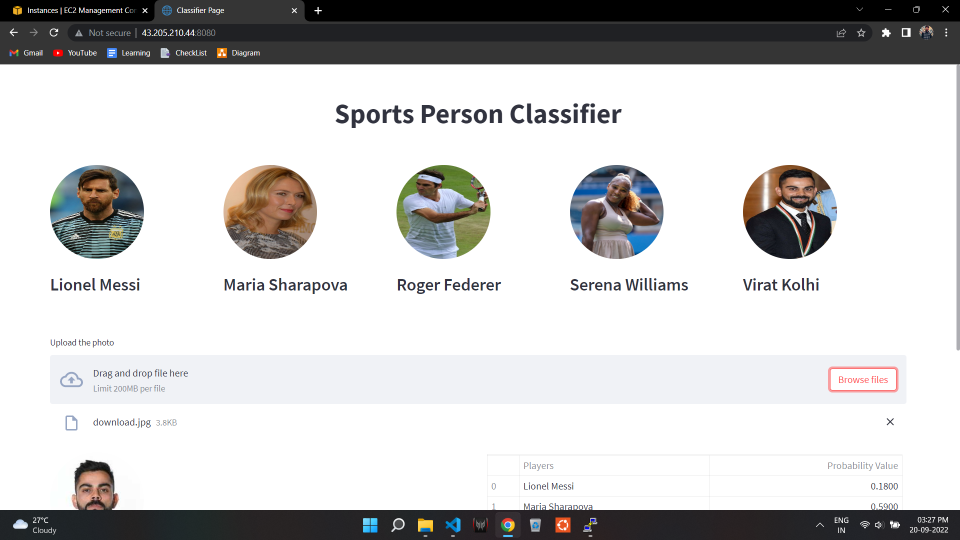
#> input picture Images/1.png, 1920 x 1080 px (shown at 1/2 size); its folder holds only this picture in this run
$ python -i main.py   (imports and definitions only)
#> lines starting #> are read from the running program, lines starting #| are printed output that depends on the picture
#> further down, picture is the input picture: shape (1080, 1920, 3); mean B, G, R 203.3, 203.3, 203.8
import streamlit as st
from PIL import Image
import cv2
import pywt
import numpy as np
import pandas as pd
import pickle

# [4 lines not run here, left out]

# ---- HIDE STREAMLIT STYLE ----
hide_st_style = """
            <style>
            img { height : 150px; width : 150px; border-radius : 50%;}
            #MainMenu {visibility: hidden;}
            footer {visibility: hidden;}
            header {visibility: hidden;}
            button[title="View fullscreen"] {visibility: hidden;}
            .css-18e3th9 {
                    padding-top: 0rem;
                    padding-bottom: 10rem;
                    padding-left: 5rem;
                    padding-right: 5rem;
                }
            .css-1d391kg {
                    padding-top: 3.5rem;
                    padding-right: 1rem;
                    padding-bottom: 3.5rem;
                    padding-left: 1rem;
                }
            </style>
            """
# [1 line not run here, left out]

def load_image(image_file):
	img = Image.open(image_file).convert('RGB')
	return np.array(img)

def get_cropped_image_if_2_eyes(img):

    face_cascade = cv2.CascadeClassifier('opencv/haarcascades/haarcascade_frontalface_default.xml')
    eye_cascade = cv2.CascadeClassifier('opencv/haarcascades/haarcascade_eye.xml')

    gray = cv2.cvtColor(img, cv2.COLOR_BGR2GRAY)
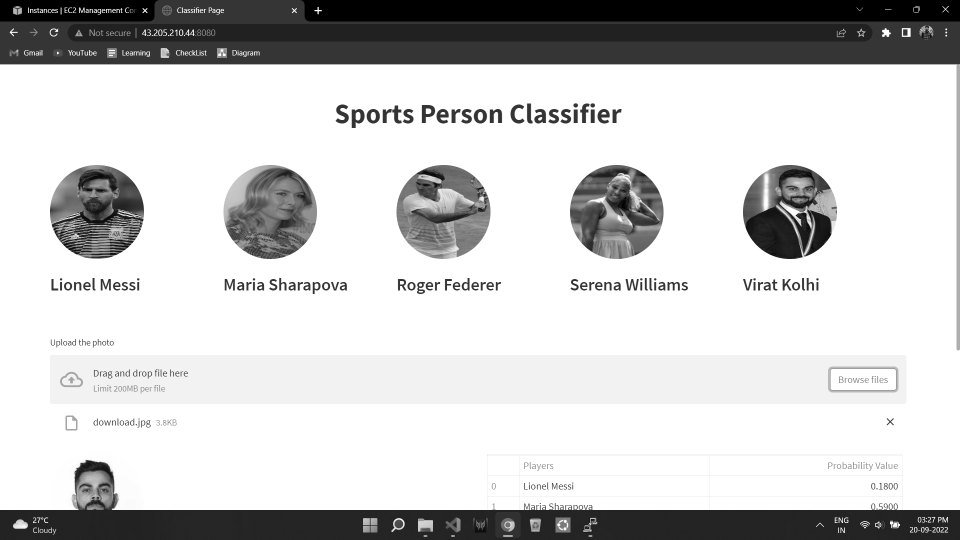
#> gray: shape (1080, 1920) (shown at 1/2 size); min 0, max 255, mean 203.5
    faces = face_cascade.detectMultiScale(gray, 1.3, 5)
#> faces = [[154, 355, 68, 68], [146, 942, 91, 91]]

    for (x,y,w,h) in faces:
        roi_gray = gray[y:y+h, x:x+w]
        roi_color = img[y:y+h, x:x+w]
        eyes = eye_cascade.detectMultiScale(roi_gray)
        if len(eyes) >= 2:
            return roi_color
#> this loop made 2 passes
#> (x, y, w, h, eyes) on pass 2: (146, 942, 91, 91, [[14, 28, 23, 23], [51, 28, 23, 23]])
#> pass 1, in get_cropped_image_if_2_eyes, `roi_gray = gray[y:y+h, x:x+w]`:
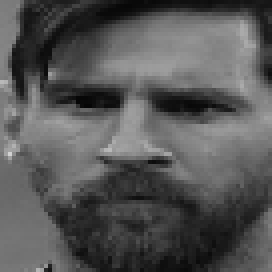
#> roi_gray: shape (68, 68) (shown 4 times larger); min 6, max 210, mean 86.4
#> pass 1, in get_cropped_image_if_2_eyes, `roi_color = img[y:y+h, x:x+w]`:
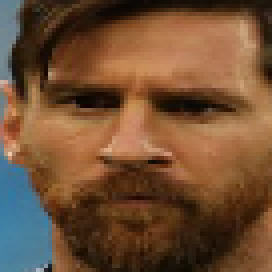
#> roi_color: shape (68, 68, 3) (shown 4 times larger); mean B, G, R 53, 79.3, 113
#> pass 2, in get_cropped_image_if_2_eyes, `roi_gray = gray[y:y+h, x:x+w]`:
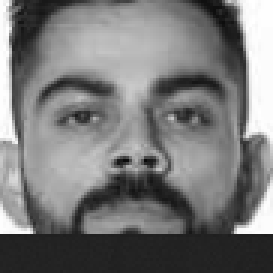
#> roi_gray: shape (91, 91) (shown 3 times larger); min 9, max 255, mean 120.4
#> pass 2, in get_cropped_image_if_2_eyes, `roi_color = img[y:y+h, x:x+w]`:
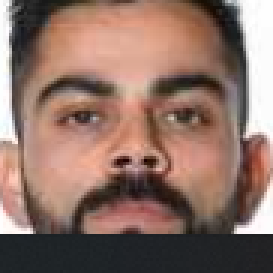
#> roi_color: shape (91, 91, 3) (shown 3 times larger); mean B, G, R 102.5, 113.1, 141.7

def w2d(img, mode='haar', level=1):
    imArray = img
    #Datatype conversions
    #convert to grayscale
    imArray = cv2.cvtColor( imArray,cv2.COLOR_RGB2GRAY )
    #convert to float
    imArray =  np.float32(imArray)
    imArray /= 255;
    # compute coefficients
    coeffs=pywt.wavedec2(imArray, mode, level=level)

    #Process Coefficients
    coeffs_H=list(coeffs)
    coeffs_H[0] *= 0;

    # reconstruction
    imArray_H=pywt.waverec2(coeffs_H, mode);
    imArray_H *= 255;
    imArray_H =  np.uint8(imArray_H)

    return imArray_H

def get_feature(img):
    scalled_raw_img = cv2.resize(img, (32, 32))
    img_har = w2d(img, 'db1', 5)
    scalled_img_har = cv2.resize(img_har, (32, 32))
    combined_img = np.vstack((scalled_raw_img.reshape(32 * 32 * 3, 1), scalled_img_har.reshape(32 * 32, 1)))

    len_image_array = 32*32*3 + 32*32

    final = combined_img.reshape(1,len_image_array).astype(float)
    return final


# [5 lines not run here, left out]

# [1 line that did not run here, left out]
img_dict = {
    'Lionel Messi' :
    'https://upload.wikimedia.org/wikipedia/commons/thumb/c/c1/Lionel_Messi_20180626.jpg/330px-Lionel_Messi_20180626.jpg',
    'Maria Sharapova' :
    'https://upload.wikimedia.org/wikipedia/commons/thumb/0/00/Maria_Sharapova_Australian_Open_Players%27_Party_2015.jpg/330px-Maria_Sharapova_Australian_Open_Players%27_Party_2015.jpg',
    'Roger Federer' :
    'https://upload.wikimedia.org/wikipedia/commons/thumb/b/bd/Federer_WM16_%2837%29_%2828136155830%29.jpg/330px-Federer_WM16_%2837%29_%2828136155830%29.jpg',
    'Serena Williams' :
    'https://upload.wikimedia.org/wikipedia/commons/thumb/9/98/Serena-Smiling-2020.png/375px-Serena-Smiling-2020.png',
    'Virat Kolhi' :
    'https://upload.wikimedia.org/wikipedia/commons/thumb/5/57/Shri_Virat_Kohli_for_Cricket%2C_in_a_glittering_ceremony%2C_at_Rashtrapati_Bhavan%2C_in_New_Delhi_on_September_25%2C_2018_%28cropped%29.JPG/330px-Shri_Virat_Kohli_for_Cricket%2C_in_a_glittering_ceremony%2C_at_Rashtrapati_Bhavan%2C_in_New_Delhi_on_September_25%2C_2018_%28cropped%29.JPG'
}

ans_value = { 0 : 'Lionel Messi', 1 : 'Maria Sharapova', 2 : 'Roger Federer', 3 : 'Serena Williams', 4 : 'Virat Kolhi'}

# [23 lines not run here, left out]

# [1 line that did not run here, left out]

# [21 lines not run here, left out]

>>> import cv2
>>> picture = cv2.imread('../Images/1.png')
>>> result = get_cropped_image_if_2_eyes(picture)

$ run again, on Images/2.png
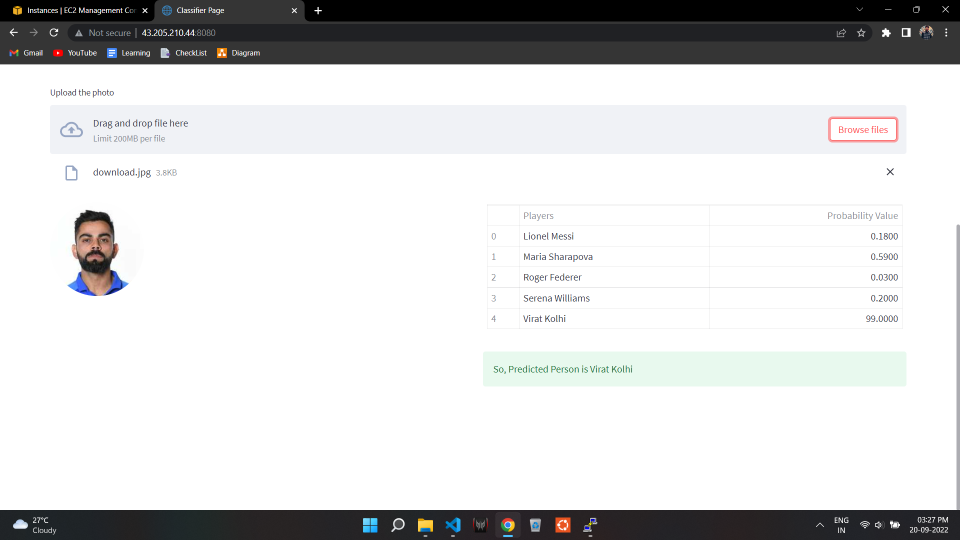
#> input picture Images/2.png, 1920 x 1080 px (shown at 1/2 size)
#> picture is the input picture: shape (1080, 1920, 3); mean B, G, R 214.4, 214.2, 213.8
#> faces = [[140, 439, 98, 98]]
#> the loop in get_cropped_image_if_2_eyes, `for (x,y,w,h) in faces:` made 1 pass
#> (x, y, w, h, eyes) on pass 1: (140, 439, 98, 98, [[20, 31, 24, 24], [57, 31, 23, 23]])
#> pass 1, in get_cropped_image_if_2_eyes, `roi_gray = gray[y:y+h, x:x+w]`:
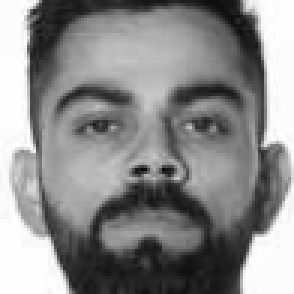
#> roi_gray: shape (98, 98) (shown 3 times larger); min 9, max 255, mean 137.9
#> pass 1, in get_cropped_image_if_2_eyes, `roi_color = img[y:y+h, x:x+w]`:
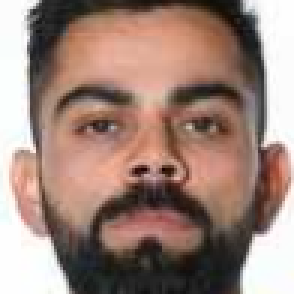
#> roi_color: shape (98, 98, 3) (shown 3 times larger); mean B, G, R 121.2, 131.4, 157.1
